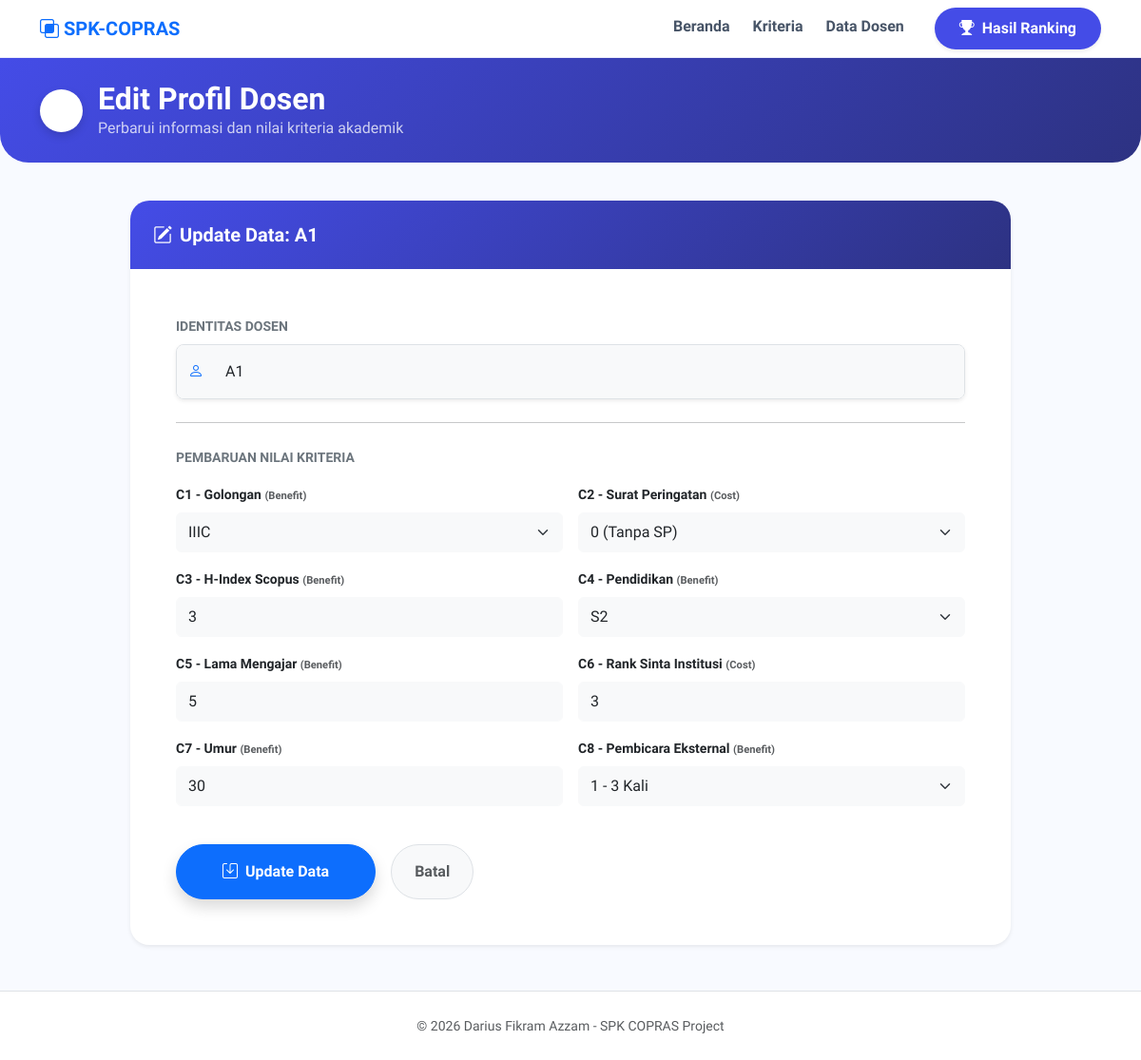
The app's page /edit_dosen.php?id=2, older data.
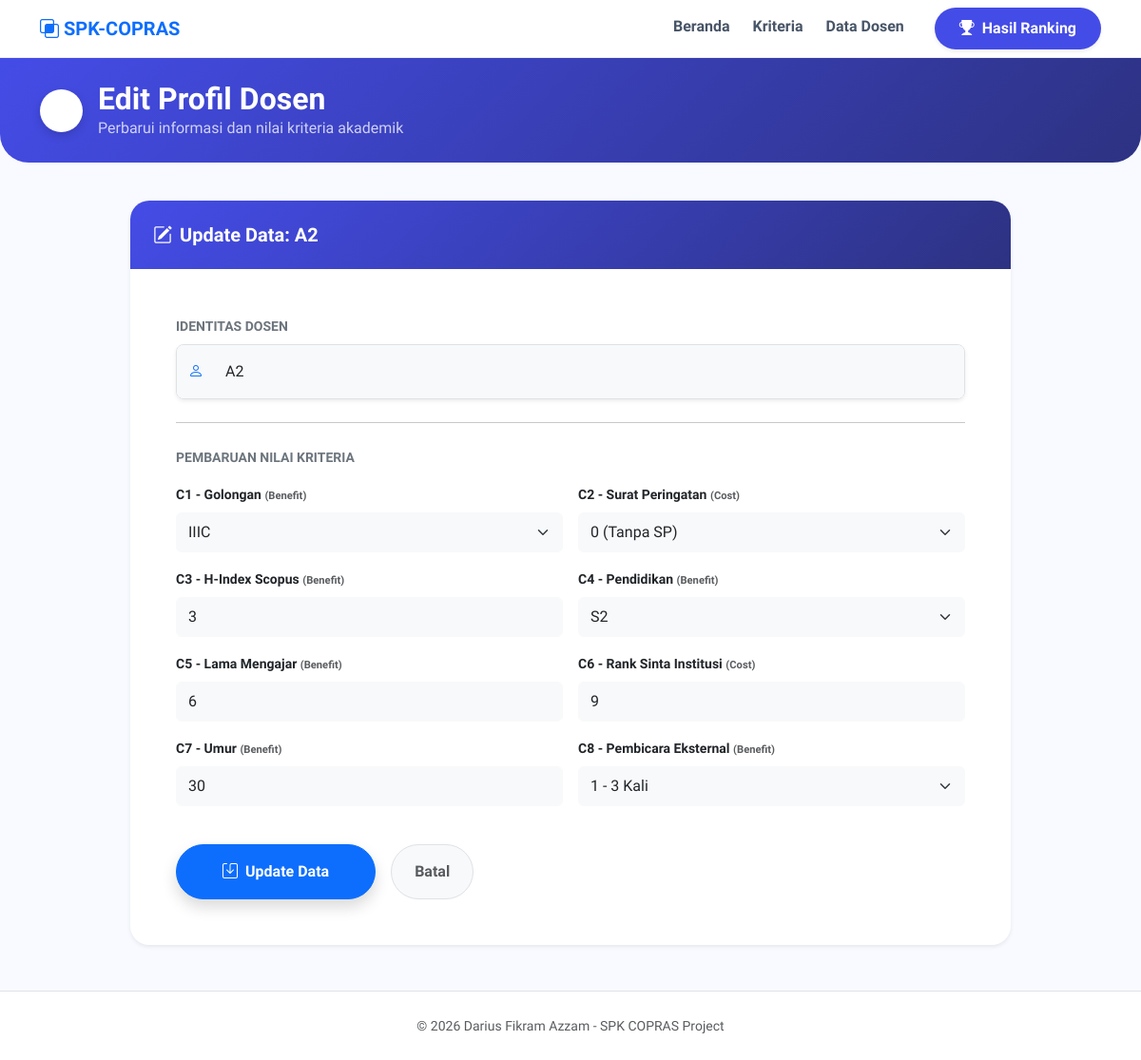
The same page, newer data.
### tables this page shows
CREATE TABLE `dosen` (
  `id_dosen` int(11) NOT NULL AUTO_INCREMENT,
  `nama_dosen` varchar(100) DEFAULT NULL,
  `c1_val` DOUBLE DEFAULT NULL,
  `c2_val` DOUBLE DEFAULT NULL,
  `c3_val` DOUBLE DEFAULT NULL,
  `c4_val` DOUBLE DEFAULT NULL,
  `c5_val` DOUBLE DEFAULT NULL,
  `c6_val` DOUBLE DEFAULT NULL,
  `c7_val` DOUBLE DEFAULT NULL,
  `c8_val` DOUBLE DEFAULT NULL,
  PRIMARY KEY (`id_dosen`)
);

CREATE TABLE `kriteria` (
  `id_kriteria` int(11) NOT NULL AUTO_INCREMENT,
  `kode_kriteria` varchar(5) DEFAULT NULL,
  `nama_kriteria` varchar(50) DEFAULT NULL,
  `bobot` float DEFAULT NULL,
  `jenis` enum('benefit','cost') DEFAULT NULL,
  PRIMARY KEY (`id_kriteria`)
);

### edit_dosen.php (the view, shortened to what this page needs)
<?php
include 'koneksi.php';
include 'header.php';
$id = $_GET['id'];
$data = mysqli_query($conn, "SELECT * FROM dosen WHERE id_dosen = '$id'");
$d = mysqli_fetch_assoc($data);
?>
<div class="hero-bg py-4 mb-0" style="border-radius: 0 0 30px 30px;">
    <div class="container">
        <div class="d-flex align-items-center">
            <a href="data_dosen.php" class="btn back-btn rounded-circle me-3 shadow-sm" style="width: 45px; height: 45px; display: flex; align-items: center; justify-content: center;">
                <i class="bi bi-arrow-left fs-5 text-white"></i>
            </a>
            <div>
                <h2 class="fw-bold text-white mb-0">Edit Profil Dosen</h2>
                <p class="text-white opacity-75 mb-0">Perbarui informasi dan nilai kriteria akademik</p>
            </div>
        </div>
    </div>
</div>
<div class="container" style="margin-top: 40px;">
    <div class="row justify-content-center">
        <div class="col-lg-10">
            <div class="custom-card card border-0 shadow-sm mb-5">
                <div class="card-header-custom p-4">
                    <h5 class="mb-0 fw-bold"><i class="bi bi-pencil-square me-2"></i>Update Data: <?= $d['nama_dosen']; ?></h5>
                </div>
                <div class="card-body p-4 p-md-5">
                    <form action="update_dosen.php" method="POST">
                        <div class="mb-4">
                            <label class="form-label fw-bold text-secondary small text-uppercase">Identitas Dosen</label>
                            <div class="input-group shadow-sm rounded-3 overflow-hidden border">
                                <span class="input-group-text bg-light border-0"><i class="bi bi-person text-primary"></i></span>
                                <input type="text" name="nama_dosen" class="form-control border-0 bg-light py-3" value="<?= $d['nama_dosen']; ?>" required>
                            </div>
                        </div>
                        <hr class="my-4 opacity-25">
                        <label class="form-label fw-bold text-secondary small text-uppercase mb-3">Pembaruan Nilai Kriteria</label>
                        <div class="row g-3 mb-4">
                            <?php
                            $q_kriteria = mysqli_query($conn, "SELECT * FROM kriteria ORDER BY kode_kriteria ASC");
                            while($rk = mysqli_fetch_assoc($q_kriteria)):
                                $kode = $rk['kode_kriteria'];
                                $nama = strtolower($rk['nama_kriteria']);
                                $col_name = strtolower($kode) . "_val";
                                $val_sekarang = $d[$col_name];
                            ?>
                            <div class="col-md-6">
                                <label class="form-label small fw-semibold text-dark">
                                    <?= $kode; ?> - <?= $rk['nama_kriteria']; ?>
                                    <span class="text-muted" style="font-size: 0.7rem;">(<?= ucfirst($rk['jenis']); ?>)</span>
                                </label>
                                <?php
                                if (strpos($nama, 'golongan') !== false): ?>
                                    <select name="nilai[<?= $kode; ?>]" class="form-select border-light bg-light py-2" required>
                                        <option value="4" <?= $val_sekarang == 4 ? 'selected' : ''; ?>>IIIC</option>
                                    </select>
                                <?php elseif (strpos($nama, 'sp') !== false || strpos($nama, 'peringatan') !== false): ?>
                                    <select name="nilai[<?= $kode; ?>]" class="form-select border-light bg-light py-2" required>
                                        <option value="3" <?= $val_sekarang == 3 ? 'selected' : ''; ?>>0 (Tanpa SP)</option>
                                    </select>
                                <?php elseif (strpos($nama, 'pendidikan') !== false): ?>
                                    <select name="nilai[<?= $kode; ?>]" class="form-select border-light bg-light py-2" required>
                                        <option value="2" <?= $val_sekarang == 2 ? 'selected' : ''; ?>>S2</option>
                                    </select>
                                <?php elseif (strpos($nama, 'pembicara') !== false): ?>
                                    <select name="nilai[<?= $kode; ?>]" class="form-select border-light bg-light py-2" required>
                                        <option value="3" <?= $val_sekarang == 3 ? 'selected' : ''; ?>>1 - 3 Kali</option>
                                    </select>
                                <?php else:
                                    $placeholder = "Input nilai...";
                                    if (strpos($nama, 'umur') !== false) $placeholder = "Contoh: 35";
                                    if (strpos($nama, 'mengajar') !== false) $placeholder = "Contoh: 5";
                                    if (strpos($nama, 'sinta') !== false) $placeholder = "Contoh: 3";
                                ?>
                                    <input type="number" step="0.01" name="nilai[<?= $kode; ?>]" class="form-control border-light bg-light py-2" value="<?= $val_sekarang; ?>" placeholder="<?= $placeholder; ?>" required>
                                <?php endif; ?>
                            </div>
                            <?php endwhile; ?>
                        </div>
                        <div class="d-flex gap-3 pt-3">
                            <button type="submit" class="btn btn-primary rounded-pill px-5 py-3 fw-bold shadow">
                                <i class="bi bi-save me-2"></i>Update Data
                            </button>
                            <a href="data_dosen.php" class="btn btn-light rounded-pill px-4 py-3 fw-bold text-muted border">Batal</a>
                        </div>
                    </form>
                </div>
            </div>
        </div>
    </div>
</div>
<footer class="text-center py-4 text-muted mt-auto bg-white border-top">
    <small>&copy; 2026 Darius Fikram Azzam - SPK COPRAS Project</small>
</footer>

### header.php (shortened to what this page needs)
<?php $current_page = basename($_SERVER['PHP_SELF']); ?>
<!DOCTYPE html>
<html lang="id">
<head>
    <link href="https://cdn.jsdelivr.net/npm/bootstrap@5.3.0/dist/css/bootstrap.min.css" rel="stylesheet">
    <link rel="stylesheet" href="https://cdn.jsdelivr.net/npm/bootstrap-icons@1.11.0/font/bootstrap-icons.css">
</head>
<body>
<nav class="navbar navbar-expand-lg sticky-top">
    <div class="container">
        <a class="navbar-brand fw-bold text-primary" href="index.php">
            <i class="bi bi-intersect"></i> SPK-COPRAS
        </a>
        <div class="collapse navbar-collapse" id="navbarNav">
            <ul class="navbar-nav ms-auto gap-2">
                <li class="nav-item"><a class="nav-link <?= ($current_page == 'index.php') ? 'active' : ''; ?>" href="index.php">Beranda</a></li>
                <li class="nav-item"><a class="nav-link <?= ($current_page == 'data_kriteria.php') ? 'active' : ''; ?>" href="data_kriteria.php">Kriteria</a></li>
                <li class="nav-item"><a class="nav-link <?= ($current_page == 'data_dosen.php') ? 'active' : ''; ?>" href="data_dosen.php">Data Dosen</a></li>
                <li class="nav-item">
                    <a class="nav-link px-4 rounded-pill ms-lg-3 shadow-sm <?= ($current_page == 'hasil_perhitungan.php') ? 'active-ranking' : 'btn-ranking-custom'; ?>" href="hasil_perhitungan.php">
                        <i class="bi bi-trophy-fill me-1"></i> Hasil Ranking
                    </a>
                </li>
            </ul>
        </div>
    </div>
</nav>

### header.php (style rules this page uses)
:root { --primary-gradient: linear-gradient(135deg, #444ce7 0%, #2d3282 100%); --glass-bg: rgba(255, 255, 255, 0.9); }
body { font-family: 'Plus Jakarta Sans', sans-serif; background-color: #f8faff; color: #1d2939; min-height: 100vh; }
.navbar { background: var(--glass-bg) !important; backdrop-filter: blur(10px); border-bottom: 1px solid rgba(68, 76, 231, 0.1); }
.nav-link { font-weight: 600; color: #475467 !important; transition: 0.3s; }
.custom-card { background: #ffffff; border: none; border-radius: 20px; box-shadow: 0 10px 25px rgba(68, 76, 231, 0.05); transition: 0.3s; }
.card-header-custom { background: var(--primary-gradient); color: white; border-radius: 20px 20px 0 0 !important; padding: 20px; border: none; }
.hero-bg { background: var(--primary-gradient); border-radius: 0 0 40px 40px; padding: 80px 0 120px; color: white; margin-bottom: -80px; }
.btn-ranking-custom { background-color: #444ce7 !important; border: 2px solid transparent !important; color: white !important; transition: all 0.3s ease; }
.back-btn { background: #ffffff !important; color: #444ce7 !important; border: none !important; transition: all 0.3s ease; display: flex; align-items: center; justify-content: center; box-shadow: 0 4px 10px rgba(0, 0, 0, 0.15) !important; }

Row changes from the older to the newer data that the page shows:
changed dosen: nama_dosen "A1" → "A2"
changed through a linked row, kriteria "Lama Mengajar": kode_kriteria.c5_val "5" → "6"
changed through a linked row, kriteria "Rank Sinta Institusi": kode_kriteria.c6_val "3" → "9"
